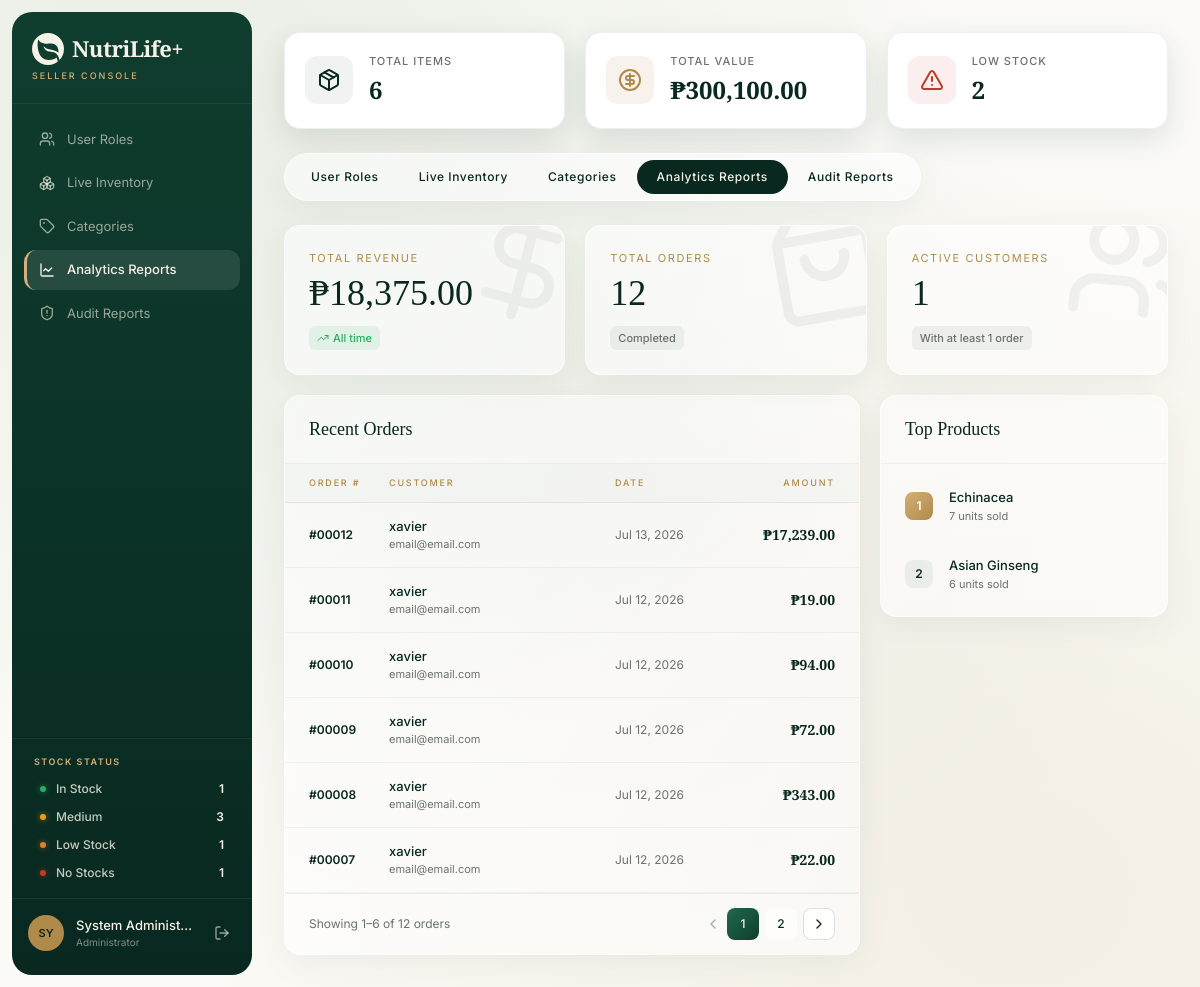
Page /admin/admin_Reports.php (signed in) on the committed database.
### tables this page shows
CREATE TABLE `orders` (
  `id` int(11) NOT NULL,
  `user_id` int(11) NOT NULL,
  `total_amount` decimal(10,2) NOT NULL,
  `status` varchar(50) DEFAULT 'Pending',
  `created_at` timestamp NOT NULL DEFAULT current_timestamp()
);

CREATE TABLE `users` (
  `id` int(6) UNSIGNED NOT NULL,
  `fullname` varchar(100) NOT NULL,
  `email` varchar(100) NOT NULL,
  `password` varchar(255) NOT NULL,
  `address` text NOT NULL,
  `contact` varchar(50) NOT NULL,
  `reg_date` timestamp NOT NULL DEFAULT current_timestamp(),
  `accesslevel` varchar(50) DEFAULT 'user',
  `status` varchar(50) DEFAULT 'active',
  `profile_picture` varchar(255) DEFAULT NULL
);

### admin/admin_Reports.php (the view, shortened to what this page needs)
<?php
include '../includes/config.php';
$salesQuery = "SELECT SUM(total_amount) as total_revenue, COUNT(id) as total_orders FROM orders";
$salesRes = mysqli_query($conn, $salesQuery);
$salesData = mysqli_fetch_assoc($salesRes);
$totalRevenue = $salesData['total_revenue'] ?: 0;
$totalOrders = $salesData['total_orders'] ?: 0;
$customersQuery = "SELECT COUNT(DISTINCT user_id) as active_customers FROM orders";
$customersRes = mysqli_query($conn, $customersQuery);
$activeCustomers = mysqli_fetch_assoc($customersRes)['active_customers'] ?: 0;
$topProductsQuery = "
    SELECT i.product_name, SUM(oi.quantity) as total_sold, SUM(oi.quantity * oi.price) as revenue
    FROM order_items oi
    JOIN inventory i ON oi.product_id = i.id
    GROUP BY oi.product_id
    ORDER BY total_sold DESC
    LIMIT 5
";
$topProductsRes = mysqli_query($conn, $topProductsQuery);
$topProducts = [];
while ($row = mysqli_fetch_assoc($topProductsRes)) {
    $topProducts[] = $row;
}
$limit = 6;
$page = isset($_GET['page']) ? (int) $_GET['page'] : 1;
$offset = ($page - 1) * $limit;
$totalPages = max(1, ceil($totalOrders / $limit));
$recentOrdersQuery = "
    SELECT o.id, o.total_amount, o.status, o.created_at, u.fullname, u.email
    FROM orders o
    JOIN users u ON o.user_id = u.id
    ORDER BY o.created_at DESC
    LIMIT $offset, $limit
";
$recentOrdersRes = mysqli_query($conn, $recentOrdersQuery);
$recentOrders = [];
while ($row = mysqli_fetch_assoc($recentOrdersRes)) {
    $recentOrders[] = $row;
}
include '../includes/admin_header.php';
?>
<div class="inline-flex self-start rounded-full p-1.5 mb-6"
    style="background: rgba(255,255,255,0.55); border: 1px solid rgba(255,255,255,0.6); box-shadow: 0 8px 32px rgba(15,61,46,0.06);">
    <a href="admin_Users.php" class="rounded-full px-5 py-2 transition-all"
        style="background: transparent; color: #082820; font-family: var(--font-sans); font-size: 12px; font-weight: 500; letter-spacing: 0.6px; text-decoration: none;">User
        Roles</a>
    <a href="admin_Inventory.php" class="rounded-full px-5 py-2 transition-all"
        style="background: transparent; color: #082820; font-family: var(--font-sans); font-size: 12px; font-weight: 500; letter-spacing: 0.6px; text-decoration: none;">Live
        Inventory</a>
    <a href="admin_Categories.php" class="rounded-full px-5 py-2 transition-all"
        style="background: transparent; color: #082820; font-family: var(--font-sans); font-size: 12px; font-weight: 500; letter-spacing: 0.6px; text-decoration: none;">Categories</a>
    <a href="admin_Reports.php" class="rounded-full px-5 py-2 transition-all"
        style="background: #082820; color: #f5f2e8; font-family: var(--font-sans); font-size: 12px; font-weight: 500; letter-spacing: 0.6px; text-decoration: none;">Analytics
        Reports</a>
    <a href="admin_AuditReports.php" class="rounded-full px-5 py-2 transition-all"
        style="background: transparent; color: #082820; font-family: var(--font-sans); font-size: 12px; font-weight: 500; letter-spacing: 0.6px; text-decoration: none;">Audit
        Reports</a>
</div>
<div style="display: flex; flex-direction: column; gap: 20px;">
    <div style="display: grid; grid-template-columns: repeat(3, 1fr); gap: 20px;">
        <div class="rounded-2xl p-6 relative overflow-hidden"
            style="background: rgba(255,255,255,0.55); border: 1px solid rgba(255,255,255,0.6); box-shadow: 0 8px 32px rgba(15,61,46,0.06);">
            <div style="position: absolute; right: -20px; top: -20px; opacity: 0.05; transform: rotate(15deg);">
                <i data-lucide="dollar-sign" style="width: 120px; height: 120px;"></i>
            </div>
            <p
                style="font-family: var(--font-sans); font-size: 11px; letter-spacing: 1.6px; text-transform: uppercase; color: #b08a4a; margin-bottom: 8px;">
                Total Revenue</p>
            <p
                style="font-family: var(--font-serif); font-size: 36px; font-weight: 500; color: #082820; line-height: 1.1;">
                ₱<?= number_format($totalRevenue, 2) ?>
            </p>
            <div
                style="margin-top: 12px; display: inline-flex; align-items: center; gap: 4px; background: rgba(39,174,96,0.1); padding: 4px 8px; border-radius: 6px;">
                <i data-lucide="trending-up" class="h-3 w-3" style="color: #27ae60;"></i>
                <span style="font-family: var(--font-sans); font-size: 11px; font-weight: 500; color: #27ae60;">All
                    time</span>
            </div>
        </div>
        <div class="rounded-2xl p-6 relative overflow-hidden"
            style="background: rgba(255,255,255,0.55); border: 1px solid rgba(255,255,255,0.6); box-shadow: 0 8px 32px rgba(15,61,46,0.06);">
            <div style="position: absolute; right: -20px; top: -20px; opacity: 0.05; transform: rotate(-10deg);">
                <i data-lucide="shopping-bag" style="width: 120px; height: 120px;"></i>
            </div>
            <p
                style="font-family: var(--font-sans); font-size: 11px; letter-spacing: 1.6px; text-transform: uppercase; color: #b08a4a; margin-bottom: 8px;">
                Total Orders</p>
            <p
                style="font-family: var(--font-serif); font-size: 36px; font-weight: 500; color: #082820; line-height: 1.1;">
                <?= number_format($totalOrders) ?>
            </p>
            <div
                style="margin-top: 12px; display: inline-flex; align-items: center; gap: 4px; background: rgba(15,61,46,0.06); padding: 4px 8px; border-radius: 6px;">
                <span
                    style="font-family: var(--font-sans); font-size: 11px; font-weight: 500; color: #6b7268;">Completed</span>
            </div>
        </div>
        <div class="rounded-2xl p-6 relative overflow-hidden"
            style="background: rgba(255,255,255,0.55); border: 1px solid rgba(255,255,255,0.6); box-shadow: 0 8px 32px rgba(15,61,46,0.06);">
            <div style="position: absolute; right: -20px; top: -20px; opacity: 0.05; transform: rotate(5deg);">
                <i data-lucide="users" style="width: 120px; height: 120px;"></i>
            </div>
            <p
                style="font-family: var(--font-sans); font-size: 11px; letter-spacing: 1.6px; text-transform: uppercase; color: #b08a4a; margin-bottom: 8px;">
                Active Customers</p>
            <p
                style="font-family: var(--font-serif); font-size: 36px; font-weight: 500; color: #082820; line-height: 1.1;">
                <?= number_format($activeCustomers) ?>
            </p>
            <div
                style="margin-top: 12px; display: inline-flex; align-items: center; gap: 4px; background: rgba(15,61,46,0.06); padding: 4px 8px; border-radius: 6px;">
                <span style="font-family: var(--font-sans); font-size: 11px; font-weight: 500; color: #6b7268;">With at
                    least 1 order</span>
            </div>
        </div>
    </div>
    <div style="display: grid; grid-template-columns: 2fr 1fr; gap: 20px;">
        <div class="overflow-hidden rounded-2xl"
            style="background: rgba(255,255,255,0.55); border: 1px solid rgba(255,255,255,0.6); box-shadow: 0 8px 32px rgba(15,61,46,0.06);">
            <div class="px-6 py-5" style="border-bottom: 1px solid rgba(15,61,46,0.05);">
                <h3 style="font-family: var(--font-serif); font-size: 18px; font-weight: 500; color: #082820;">Recent
                    Orders</h3>
            </div>
            <div class="grid px-6 py-3"
                style="grid-template-columns: 80px 1fr 120px 100px; background: rgba(15,61,46,0.02); border-bottom: 1px solid rgba(15,61,46,0.08);">
                <span
                    style="font-family: var(--font-sans); font-size: 9px; font-weight: 500; letter-spacing: 1.8px; text-transform: uppercase; color: #b08a4a;">Order
                    #</span>
                <span
                    style="font-family: var(--font-sans); font-size: 9px; font-weight: 500; letter-spacing: 1.8px; text-transform: uppercase; color: #b08a4a;">Customer</span>
                <span
                    style="font-family: var(--font-sans); font-size: 9px; font-weight: 500; letter-spacing: 1.8px; text-transform: uppercase; color: #b08a4a;">Date</span>
                <span
                    style="font-family: var(--font-sans); font-size: 9px; font-weight: 500; letter-spacing: 1.8px; text-transform: uppercase; color: #b08a4a; text-align: right;">Amount</span>
            </div>
            <?php if (empty($recentOrders)): ?>
                <div class="px-6 py-10 text-center">
                    <p style="font-family: var(--font-serif); font-size: 15px; color: #6b7268;">No orders yet.</p>
                </div>
            <?php else: ?>
                <?php foreach ($recentOrders as $order): ?>
                    <div class="grid items-center px-6 py-3.5 transition-colors hover:bg-white/40"
                        style="grid-template-columns: 80px 1fr 120px 100px; border-bottom: 1px solid rgba(15,61,46,0.05);">
                        <span
                            style="font-family: var(--font-sans); font-size: 12px; font-weight: 600; color: #082820;">#<?= str_pad($order['id'], 5, '0', STR_PAD_LEFT) ?></span>
                        <div>
                            <div style="font-family: var(--font-sans); font-size: 13px; font-weight: 500; color: #082820;">
                                <?= htmlspecialchars($order['fullname']) ?>
                            </div>
                            <div style="font-family: var(--font-sans); font-size: 11px; color: #6b7268;">
                                <?= htmlspecialchars($order['email']) ?>
                            </div>
                        </div>
                        <span
                            style="font-family: var(--font-sans); font-size: 12px; color: #6b7268;"><?= date('M j, Y', strtotime($order['created_at'])) ?></span>
                        <span
                            style="font-family: var(--font-serif); font-size: 14px; font-weight: 600; color: #082820; text-align: right;">₱<?= number_format($order['total_amount'], 2) ?></span>
                    </div>
                <?php endforeach; ?>
            <?php endif; ?>
            <?php if ($totalPages > 1): ?>
                <div
                    style="display: flex; align-items: center; justify-content: space-between; padding: 14px 24px; border-top: 1px solid rgba(15,61,46,0.07);">
                    <span style="font-family: var(--font-sans); font-size: 12px; color: #6b7268;">
                        Showing <?= $offset + 1 ?>–<?= min($offset + $limit, $totalOrders) ?> of <?= $totalOrders ?> orders
                    </span>
                    <div style="display: flex; gap: 6px; align-items: center;">
                        <a href="?page=<?= max(1, $page - 1) ?>" <?= $page == 1 ? 'style="pointer-events: none; opacity: 0.35;"' : '' ?>
                            style="width: 32px; height: 32px; border-radius: 8px; border: 1px solid rgba(15,61,46,0.15); background: rgba(255,255,255,0.8); display: flex; align-items: center; justify-content: center; text-decoration: none;">
                            <i data-lucide="chevron-left" class="h-4 w-4" style="color: #082820;"></i>
                        </a>
                        <?php for ($i = 1; $i <= $totalPages; $i++): ?>
                            <a href="?page=<?= $i ?>"
                                style="width: 32px; height: 32px; border-radius: 8px; display: flex; align-items: center; justify-content: center; text-decoration: none; font-family: var(--font-sans); font-size: 12px; font-weight: 500; <?= $i == $page ? 'background: linear-gradient(135deg, #1f6a4d, #0f3d2e); color: #f5f2e8;' : 'background: rgba(255,255,255,0.6); color: #082820;' ?>">
                                <?= $i ?>
                            </a>
                        <?php endfor; ?>
                        <a href="?page=<?= min($totalPages, $page + 1) ?>" <?= $page == $totalPages ? 'style="pointer-events: none; opacity: 0.35;"' : '' ?>
                            style="width: 32px; height: 32px; border-radius: 8px; border: 1px solid rgba(15,61,46,0.15); background: rgba(255,255,255,0.8); display: flex; align-items: center; justify-content: center; text-decoration: none;">
                            <i data-lucide="chevron-right" class="h-4 w-4" style="color: #082820;"></i>
                        </a>
                    </div>
                </div>
            <?php endif; ?>
        </div>
        <div class="overflow-hidden rounded-2xl"
            style="background: rgba(255,255,255,0.55); border: 1px solid rgba(255,255,255,0.6); box-shadow: 0 8px 32px rgba(15,61,46,0.06); align-self: start;">
            <div class="px-6 py-5" style="border-bottom: 1px solid rgba(15,61,46,0.05);">
                <h3 style="font-family: var(--font-serif); font-size: 18px; font-weight: 500; color: #082820;">Top
                    Products</h3>
            </div>
            <?php if (empty($topProducts)): ?>
                <div class="px-6 py-8 text-center">
                    <p style="font-family: var(--font-sans); font-size: 13px; color: #6b7268;">Not enough data yet.</p>
                </div>
            <?php else: ?>
                <div class="p-2">
                    <?php foreach ($topProducts as $idx => $prod): ?>
                        <div class="flex items-center gap-4 p-4 rounded-xl transition-colors hover:bg-white/40">
                            <div
                                style="width: 28px; height: 28px; border-radius: 8px; background: <?= $idx === 0 ? 'linear-gradient(135deg, #d4b078, #b08a4a)' : 'rgba(15,61,46,0.06)' ?>; display: flex; align-items: center; justify-content: center; font-family: var(--font-sans); font-size: 12px; font-weight: 600; color: <?= $idx === 0 ? '#fff' : '#082820' ?>;">
                                <?= $idx + 1 ?>
                            </div>
                            <div style="flex: 1; min-width: 0;">
                                <p
                                    style="font-family: var(--font-sans); font-size: 13px; font-weight: 500; color: #082820; white-space: nowrap; overflow: hidden; text-overflow: ellipsis;">
                                    <?= htmlspecialchars($prod['product_name']) ?>
                                </p>
                                <p style="font-family: var(--font-sans); font-size: 11px; color: #6b7268;">
                                    <?= $prod['total_sold'] ?> units sold
                                </p>
                            </div>
                        </div>
                    <?php endforeach; ?>
                </div>
            <?php endif; ?>
        </div>
    </div>
</div>
<?php include '../includes/admin_footer.php'; ?>

### includes/admin_Header.php (style rules this page uses)
:root { --font-serif: 'Playfair Display', ui-serif, Georgia, serif; --font-sans: 'Inter', ui-sans-serif, system-ui, sans-serif; --background: #fbfaf6; }
body { margin: 0; padding: 0; background-color: var(--background); color: #1a201c; font-family: var(--font-sans); background-image: radial-gradient(ellipse at 15% 10%, rgba(154, 184, 154, 0.18), transparent 55%), radial-gradient(ellipse at 85% 90%, rgba(176, 138, 74, 0.10), transparent 60%), radial-gradient(ellipse at 50% 50%, rgba(15, 61, 46, 0.04), transparent 70%); background-attachment: fixed; }

### rows in the picture
orders: id "00012", user.fullname "xavier", user.email "email@email.com", created_at "Jul 13, 2026", total_amount "17,239.00"
orders: id "00011", user.fullname "xavier", user.email "email@email.com", created_at "Jul 12, 2026", total_amount "19.00"
orders: id "00010", user.fullname "xavier", user.email "email@email.com", created_at "Jul 12, 2026", total_amount "94.00"
orders: id "00009", user.fullname "xavier", user.email "email@email.com", created_at "Jul 12, 2026", total_amount "72.00"
orders: id "00008", user.fullname "xavier", user.email "email@email.com", created_at "Jul 12, 2026", total_amount "343.00"
orders: id "00007", user.fullname "xavier", user.email "email@email.com", created_at "Jul 12, 2026", total_amount "22.00"

### other values in the picture
$stockData['in_stock'] "1"
$stockData['medium'] "3"
$stockData['low_stock'] "1"
$stockData['no_stock'] "1"
$adminInitials "SY"
$adminName "System Administ…"
$hTotalItems "6"
$hTotalValue "300,100.00"
$hLowStockCount "2"
$totalRevenue "18,375.00"
$totalOrders "12"
$activeCustomers "1"
$offset + 1 "1"
min($offset + $limit, $totalOrders) "6"
$prod['product_name'] "Echinacea"
